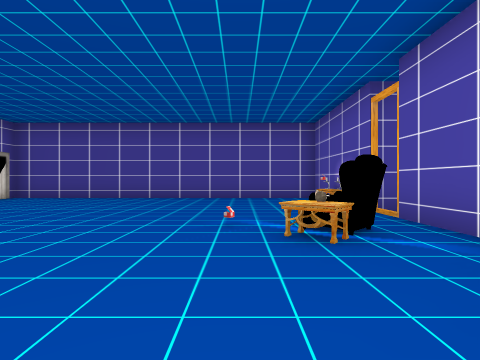
View 1 (above)

22 first-person views from a walk through a 3-D level made in the Unity game engine. The camera is 1.2 m above the floor, looks level and sees 80° across. The floor is counted in squares, 2 m on a side. Each view is taken from the middle of a square. On the plan, view 1 faces up. The plan holds only what a view shows up to about 9 squares ahead; the rest is blank. The place goes on beyond the plan. The player is left out. Door leaves are left out, so doorways stand open. Some surface patterns are stand-ins.

View 2
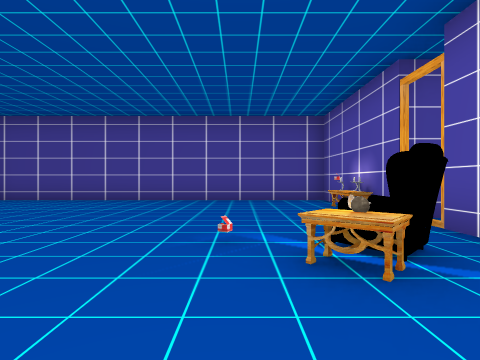

View 3
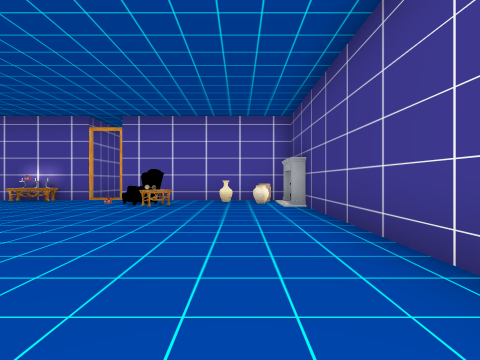

View 4
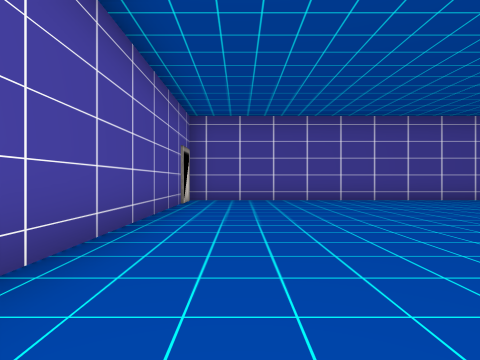

View 5
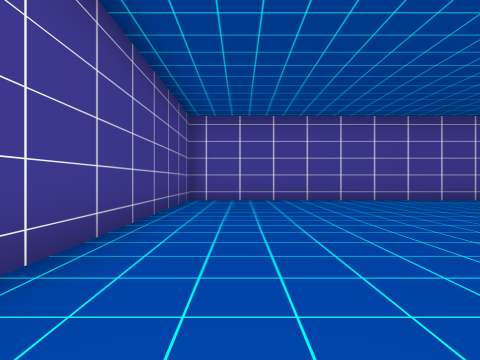

View 6
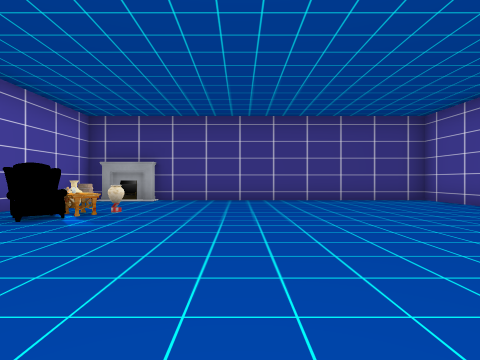

View 7
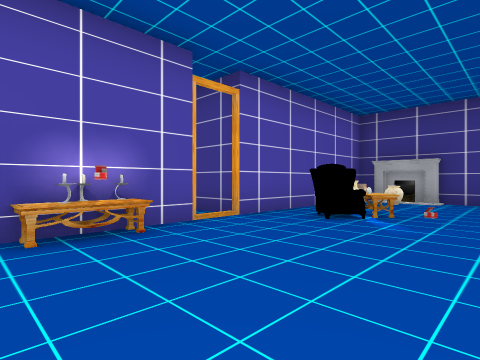

View 8
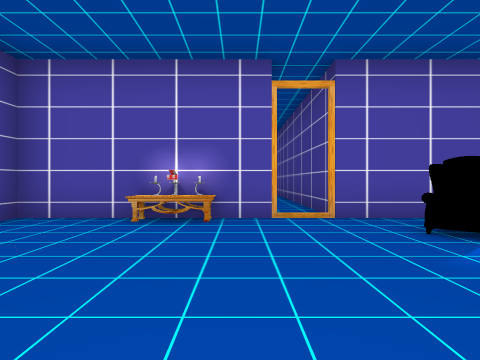

View 9
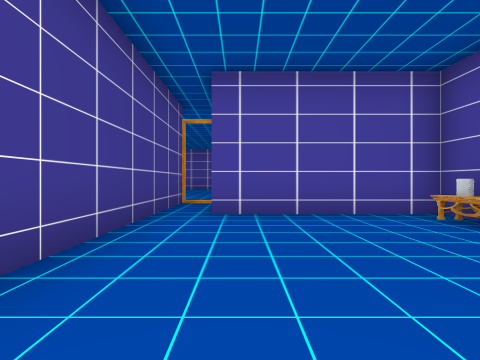

View 10
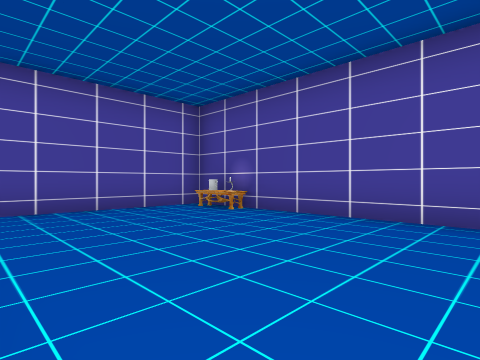

View 11
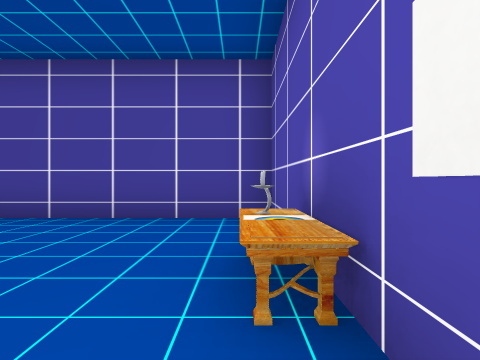

View 12
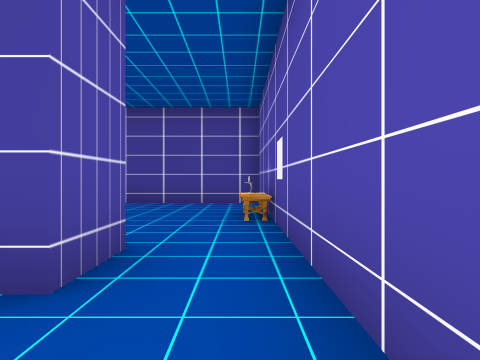

View 13
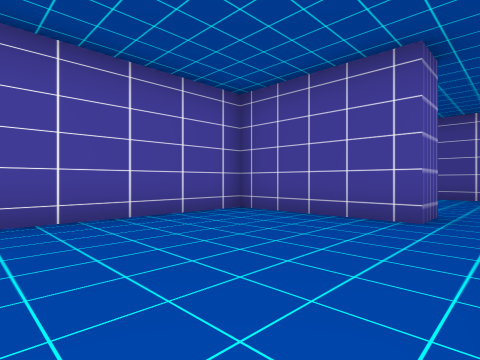

View 14
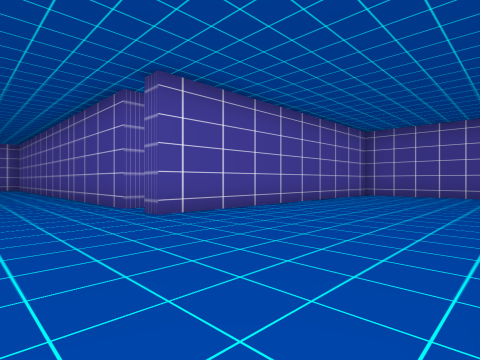

View 15
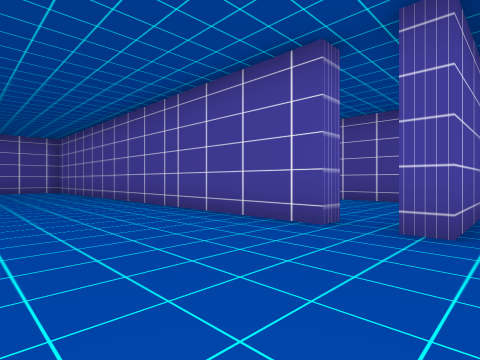

View 16
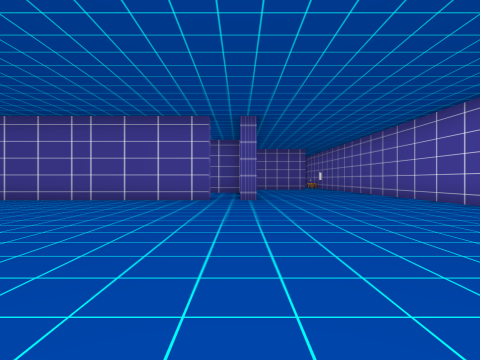

View 17
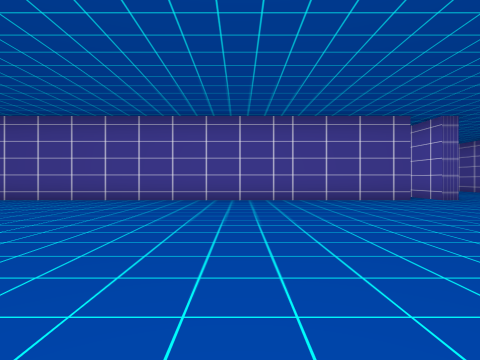

View 18
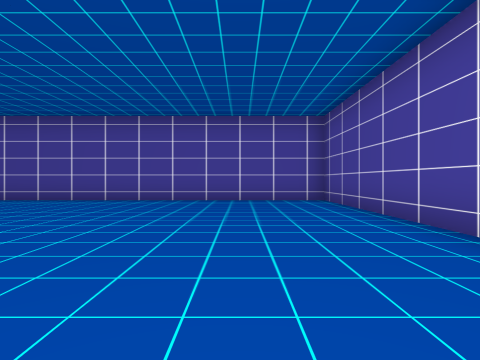

View 19
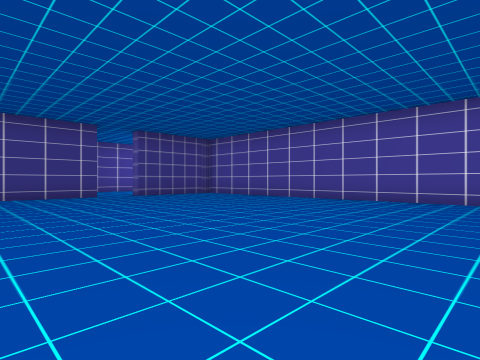

View 20
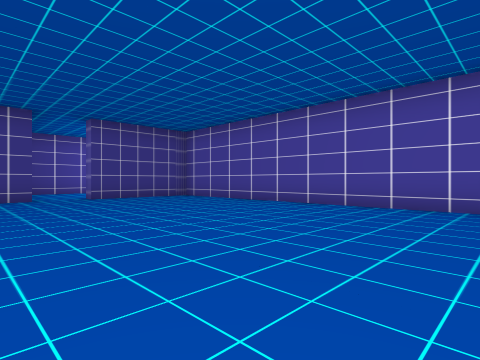

View 21
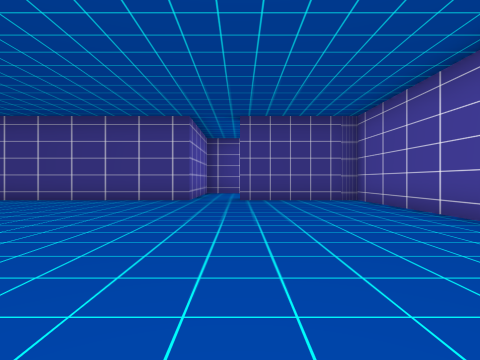

View 22
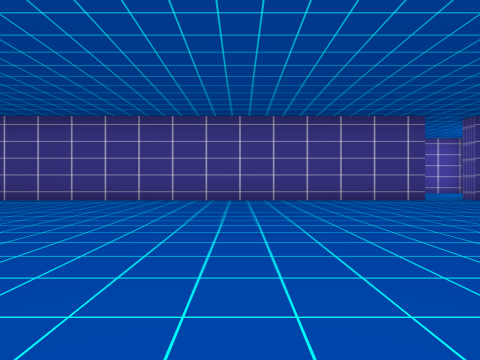

### Floor plan
Points are (right, up) in squares from view 1. A wall is a line through its corners. A room is listed if a view was taken in it or the views show most of it. See-through windows are left out.
Room 1 (views 1, 2, 3, 4, 5, 6, 7, 8)
walls: (2.5, 5.5) (2.5, 9.5) (-7.5, 9.5); (-7.5, 9.2) (-7.5, -0.5) (2.5, -0.5) (2.5, 4.5)
ways out: open door at (2.5, 5) to room 2
objects: other object (1, 0); table (1, 2); other object (1, 3); armchair (1, 4); other object (1, 7); barrel (2, 0); other object (2, 1); other object (2, 6); ammo (2, 7); other object (2, 8)
Room 2 (views 9, 10, 11)
walls: (11, 4.5) (11, 3.5); (12.5, 3.5) (12.5, 9.5) (5, 9.5) (5, 5.5); (2.5, 4.5) (8.2, 4.5)
ways out: open door at (2.5, 5) to room 1; opening at (11.5, 4) to room 3
objects: cup (6, 8); table (6, 9); other object (7, 9); table (12, 6); candle (12, 7)
Room 3 (views 12, 13, 14, 15, 16, 17, 18, 19, 20, 21, 22)
walls: (6.1, -5) (6.1, -5.5) (-7.5, -5.5) (-7.5, -20.5) (-4, -20.5) (-4, -21); (12.5, -7.5) (12.5, -5); (-2.5, -21) (-2.5, -20.5) (10.1, -20.5); (12.5, 2.5) (12.5, 3.5); (11, 3.5) (7.5, 3.5) (7.5, -5.5) (7, -5.5)
ways out: opening at (11.5, 4) to room 2; opening at (-3.5, -21); gap at (6, -5)

Where each view was taken, in squares from view 1:
view 1: 0 up, 0 right, facing up
view 2: 1 up, 0 right, facing up
view 3: 1 up, 6 left, facing right
view 4: 1 up, 6 left, facing up
view 5: 1 up, 1 right, facing left
view 6: 8 up, 2 left, facing down
view 7: 8 up, 1 left, facing down-right
view 8: 6 up, 2 left, facing right
view 9: 6 up, 10 right, facing left
view 10: 5 up, 11 right, facing up-left
view 11: 5 up, 12 right, facing up
view 12: 2 up, 12 right, facing up
view 13: 1 down, 12 right, facing up-left
view 14: 8 down, 12 right, facing up-left
view 15: 9 down, 8 right, facing up-left
view 16: 14 down, 7 right, facing up
view 17: 14 down, 1 right, facing up
view 18: 8 down, 1 right, facing left
view 19: 10 down, 1 right, facing down-left
view 20: 11 down, 1 left, facing down-left
view 21: 12 down, 4 left, facing down
view 22: 12 down, 3 right, facing down
